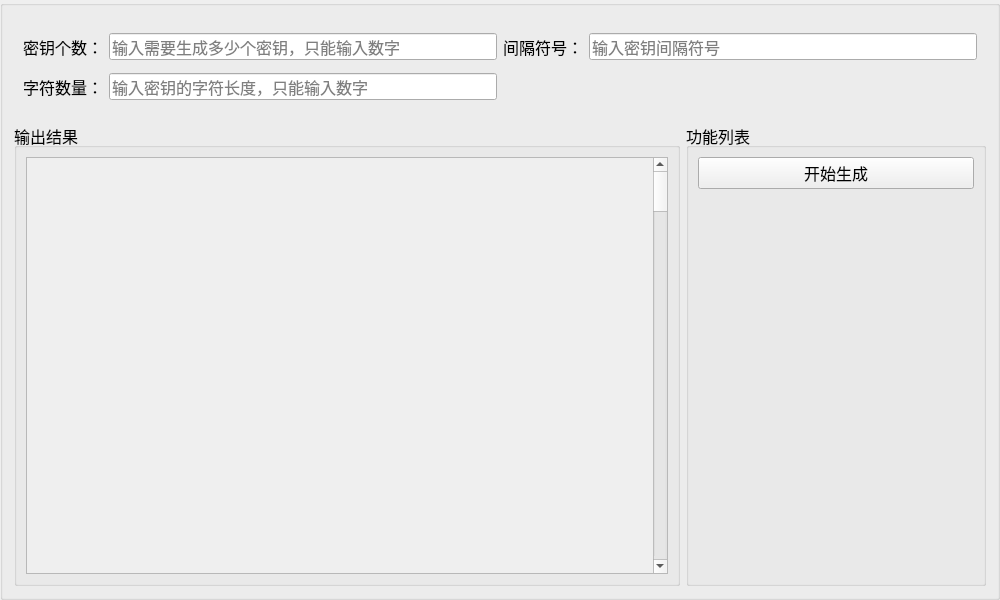
<?xml version="1.0" encoding="UTF-8"?>
<ui version="4.0">
 <class>keyRandomBox</class>
 <widget class="QGroupBox" name="keyRandomBox">
  <property name="geometry">
   <rect>
    <x>0</x>
    <y>0</y>
    <width>1000</width>
    <height>600</height>
   </rect>
  </property>
  <property name="minimumSize">
   <size>
    <width>0</width>
    <height>0</height>
   </size>
  </property>
  <property name="font">
   <font>
    <pointsize>12</pointsize>
   </font>
  </property>
  <property name="windowTitle">
   <string>GroupBox</string>
  </property>
  <property name="title">
   <string/>
  </property>
  <layout class="QGridLayout" name="gridLayout_2">
   <item row="1" column="0">
    <widget class="QGroupBox" name="groupBox">
     <property name="title">
      <string>输出结果</string>
     </property>
     <layout class="QVBoxLayout" name="verticalLayout_2">
      <item>
       <widget class="QScrollArea" name="scrollArea">
        <property name="verticalScrollBarPolicy">
         <enum>Qt::ScrollBarAlwaysOn</enum>
        </property>
        <property name="horizontalScrollBarPolicy">
         <enum>Qt::ScrollBarAlwaysOff</enum>
        </property>
        <property name="sizeAdjustPolicy">
         <enum>QAbstractScrollArea::AdjustToContents</enum>
        </property>
        <property name="widgetResizable">
         <bool>true</bool>
        </property>
        <property name="alignment">
         <set>Qt::AlignLeading|Qt::AlignLeft|Qt::AlignTop</set>
        </property>
        <widget class="QWidget" name="scrollAreaWidgetContents">
         <property name="geometry">
          <rect>
           <x>0</x>
           <y>0</y>
           <width>631</width>
           <height>10000</height>
          </rect>
         </property>
         <property name="minimumSize">
          <size>
           <width>631</width>
           <height>10000</height>
          </size>
         </property>
         <property name="maximumSize">
          <size>
           <width>631</width>
           <height>10000</height>
          </size>
         </property>
         <widget class="QLabel" name="label">
          <property name="geometry">
           <rect>
            <x>0</x>
            <y>0</y>
            <width>631</width>
            <height>10000</height>
           </rect>
          </property>
          <property name="minimumSize">
           <size>
            <width>631</width>
            <height>10000</height>
           </size>
          </property>
          <property name="maximumSize">
           <size>
            <width>631</width>
            <height>10000</height>
           </size>
          </property>
          <property name="text">
           <string/>
          </property>
          <property name="alignment">
           <set>Qt::AlignLeading|Qt::AlignLeft|Qt::AlignTop</set>
          </property>
          <property name="wordWrap">
           <bool>true</bool>
          </property>
          <property name="textInteractionFlags">
           <set>Qt::LinksAccessibleByMouse|Qt::TextSelectableByMouse</set>
          </property>
         </widget>
        </widget>
       </widget>
      </item>
     </layout>
    </widget>
   </item>
   <item row="1" column="1">
    <widget class="QGroupBox" name="groupBox_5">
     <property name="minimumSize">
      <size>
       <width>300</width>
       <height>0</height>
      </size>
     </property>
     <property name="maximumSize">
      <size>
       <width>300</width>
       <height>16777215</height>
      </size>
     </property>
     <property name="title">
      <string>功能列表</string>
     </property>
     <layout class="QVBoxLayout" name="verticalLayout_3">
      <item>
       <widget class="QPushButton" name="btn_check">
        <property name="text">
         <string>开始生成</string>
        </property>
       </widget>
      </item>
      <item>
       <spacer name="verticalSpacer_2">
        <property name="orientation">
         <enum>Qt::Vertical</enum>
        </property>
        <property name="sizeHint" stdset="0">
         <size>
          <width>20</width>
          <height>40</height>
         </size>
        </property>
       </spacer>
      </item>
     </layout>
    </widget>
   </item>
   <item row="0" column="0" colspan="2">
    <widget class="QWidget" name="widget" native="true">
     <property name="minimumSize">
      <size>
       <width>0</width>
       <height>100</height>
      </size>
     </property>
     <property name="maximumSize">
      <size>
       <width>16777215</width>
       <height>100</height>
      </size>
     </property>
     <layout class="QGridLayout" name="gridLayout">
      <item row="0" column="1">
       <widget class="QLineEdit" name="lineEdit">
        <property name="placeholderText">
         <string>输入需要生成多少个密钥，只能输入数字</string>
        </property>
       </widget>
      </item>
      <item row="1" column="0">
       <widget class="QLabel" name="label_4">
        <property name="text">
         <string>字符数量：</string>
        </property>
       </widget>
      </item>
      <item row="1" column="1">
       <widget class="QLineEdit" name="lineEdit_2">
        <property name="placeholderText">
         <string>输入密钥的字符长度，只能输入数字</string>
        </property>
       </widget>
      </item>
      <item row="0" column="4">
       <widget class="QLineEdit" name="lineEdit_3">
        <property name="placeholderText">
         <string>输入密钥间隔符号</string>
        </property>
       </widget>
      </item>
      <item row="0" column="3">
       <widget class="QLabel" name="label_3">
        <property name="text">
         <string>间隔符号：</string>
        </property>
       </widget>
      </item>
      <item row="0" column="0">
       <widget class="QLabel" name="label_2">
        <property name="text">
         <string>密钥个数：</string>
        </property>
       </widget>
      </item>
     </layout>
    </widget>
   </item>
  </layout>
 </widget>
 <resources/>
 <connections/>
</ui>
